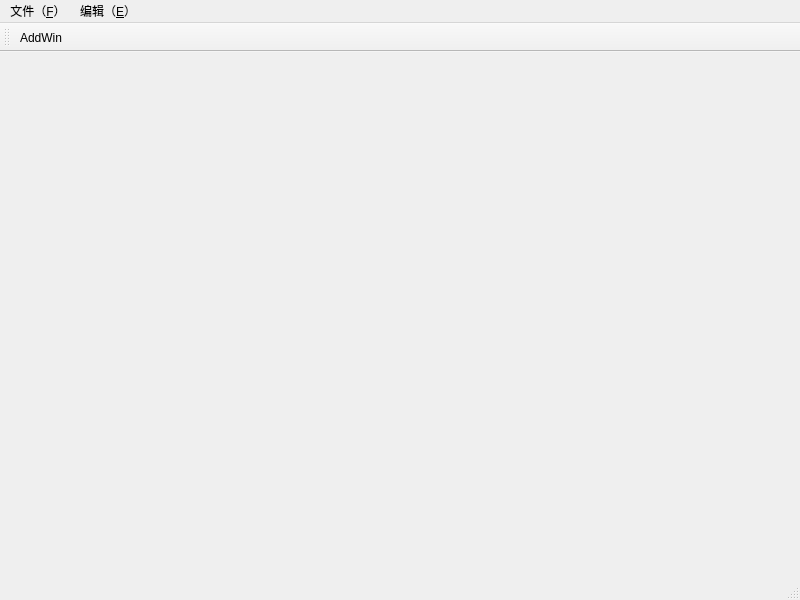
<?xml version="1.0" encoding="UTF-8"?>
<ui version="4.0">
 <class>MainWindow</class>
 <widget class="QMainWindow" name="MainWindow">
  <property name="geometry">
   <rect>
    <x>0</x>
    <y>0</y>
    <width>800</width>
    <height>600</height>
   </rect>
  </property>
  <property name="windowTitle">
   <string>MainWindow</string>
  </property>
  <widget class="QWidget" name="centralwidget">
   <widget class="QWidget" name="gridLayoutWidget">
    <property name="geometry">
     <rect>
      <x>110</x>
      <y>80</y>
      <width>581</width>
      <height>351</height>
     </rect>
    </property>
    <layout class="QGridLayout" name="gridLayout"/>
   </widget>
  </widget>
  <widget class="QMenuBar" name="menubar">
   <property name="geometry">
    <rect>
     <x>0</x>
     <y>0</y>
     <width>800</width>
     <height>23</height>
    </rect>
   </property>
   <widget class="QMenu" name="menu_F">
    <property name="title">
     <string>文件（&amp;F）</string>
    </property>
    <addaction name="FileOpenAction"/>
    <addaction name="actionFileNew"/>
    <addaction name="actionFileClose"/>
   </widget>
   <widget class="QMenu" name="menu_E">
    <property name="title">
     <string>编辑（&amp;E）</string>
    </property>
   </widget>
   <addaction name="menu_F"/>
   <addaction name="menu_E"/>
  </widget>
  <widget class="QStatusBar" name="statusbar"/>
  <widget class="QToolBar" name="toolBar">
   <property name="windowTitle">
    <string>toolBar</string>
   </property>
   <attribute name="toolBarArea">
    <enum>TopToolBarArea</enum>
   </attribute>
   <attribute name="toolBarBreak">
    <bool>false</bool>
   </attribute>
   <addaction name="actionAddWin"/>
  </widget>
  <action name="FileOpenAction">
   <property name="text">
    <string>FileOpen</string>
   </property>
   <property name="shortcut">
    <string>Alt+O</string>
   </property>
  </action>
  <action name="actionFileNew">
   <property name="text">
    <string>FileNew</string>
   </property>
   <property name="shortcut">
    <string>Alt+N</string>
   </property>
  </action>
  <action name="actionFileClose">
   <property name="text">
    <string>FileClose</string>
   </property>
   <property name="shortcut">
    <string>Alt+C</string>
   </property>
  </action>
  <action name="actionAddWin">
   <property name="text">
    <string>AddWin</string>
   </property>
   <property name="toolTip">
    <string>add new mainwindow</string>
   </property>
  </action>
 </widget>
 <resources/>
 <connections>
  <connection>
   <sender>toolBar</sender>
   <signal>actionTriggered(QAction*)</signal>
   <receiver>MainWindow</receiver>
   <slot>openMsg()</slot>
   <hints>
    <hint type="sourcelabel">
     <x>38</x>
     <y>33</y>
    </hint>
    <hint type="destinationlabel">
     <x>126</x>
     <y>142</y>
    </hint>
   </hints>
  </connection>
 </connections>
 <slots>
  <slot>openMsg()</slot>
 </slots>
</ui>
